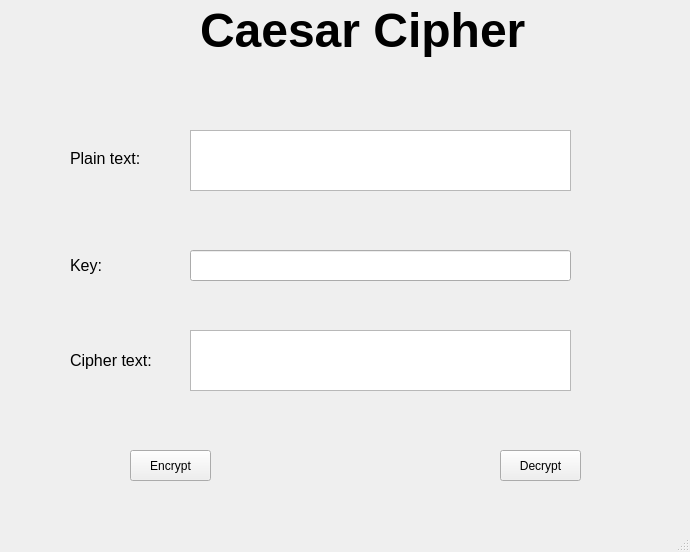
<?xml version="1.0" encoding="UTF-8"?>
<ui version="4.0">
 <class>MainWindow</class>
 <widget class="QMainWindow" name="MainWindow">
  <property name="geometry">
   <rect>
    <x>0</x>
    <y>0</y>
    <width>690</width>
    <height>552</height>
   </rect>
  </property>
  <property name="windowTitle">
   <string>MainWindow</string>
  </property>
  <widget class="QWidget" name="centralwidget">
   <widget class="QLabel" name="label_2">
    <property name="geometry">
     <rect>
      <x>70</x>
      <y>150</y>
      <width>71</width>
      <height>16</height>
     </rect>
    </property>
    <property name="font">
     <font>
      <pointsize>12</pointsize>
     </font>
    </property>
    <property name="text">
     <string>Plain text:</string>
    </property>
   </widget>
   <widget class="QLabel" name="label_3">
    <property name="geometry">
     <rect>
      <x>70</x>
      <y>250</y>
      <width>31</width>
      <height>31</height>
     </rect>
    </property>
    <property name="font">
     <font>
      <pointsize>12</pointsize>
     </font>
    </property>
    <property name="text">
     <string>Key:</string>
    </property>
   </widget>
   <widget class="QLabel" name="label_4">
    <property name="geometry">
     <rect>
      <x>70</x>
      <y>350</y>
      <width>91</width>
      <height>21</height>
     </rect>
    </property>
    <property name="font">
     <font>
      <pointsize>12</pointsize>
     </font>
    </property>
    <property name="text">
     <string>Cipher text:</string>
    </property>
   </widget>
   <widget class="QLabel" name="label">
    <property name="geometry">
     <rect>
      <x>200</x>
      <y>0</y>
      <width>341</width>
      <height>61</height>
     </rect>
    </property>
    <property name="font">
     <font>
      <pointsize>36</pointsize>
      <weight>75</weight>
      <bold>true</bold>
     </font>
    </property>
    <property name="text">
     <string>Caesar Cipher</string>
    </property>
   </widget>
   <widget class="QPlainTextEdit" name="txtPlaintext">
    <property name="geometry">
     <rect>
      <x>190</x>
      <y>130</y>
      <width>381</width>
      <height>61</height>
     </rect>
    </property>
   </widget>
   <widget class="QPlainTextEdit" name="txtCiphertext">
    <property name="geometry">
     <rect>
      <x>190</x>
      <y>330</y>
      <width>381</width>
      <height>61</height>
     </rect>
    </property>
   </widget>
   <widget class="QLineEdit" name="txtKey">
    <property name="geometry">
     <rect>
      <x>190</x>
      <y>250</y>
      <width>381</width>
      <height>31</height>
     </rect>
    </property>
   </widget>
   <widget class="QPushButton" name="btnEncrypt">
    <property name="geometry">
     <rect>
      <x>130</x>
      <y>450</y>
      <width>81</width>
      <height>31</height>
     </rect>
    </property>
    <property name="text">
     <string>Encrypt</string>
    </property>
   </widget>
   <widget class="QPushButton" name="btnDecrypt">
    <property name="geometry">
     <rect>
      <x>500</x>
      <y>450</y>
      <width>81</width>
      <height>31</height>
     </rect>
    </property>
    <property name="text">
     <string>Decrypt</string>
    </property>
   </widget>
  </widget>
  <widget class="QMenuBar" name="menubar">
   <property name="geometry">
    <rect>
     <x>0</x>
     <y>0</y>
     <width>690</width>
     <height>21</height>
    </rect>
   </property>
  </widget>
  <widget class="QStatusBar" name="statusbar"/>
 </widget>
 <resources/>
 <connections/>
</ui>
